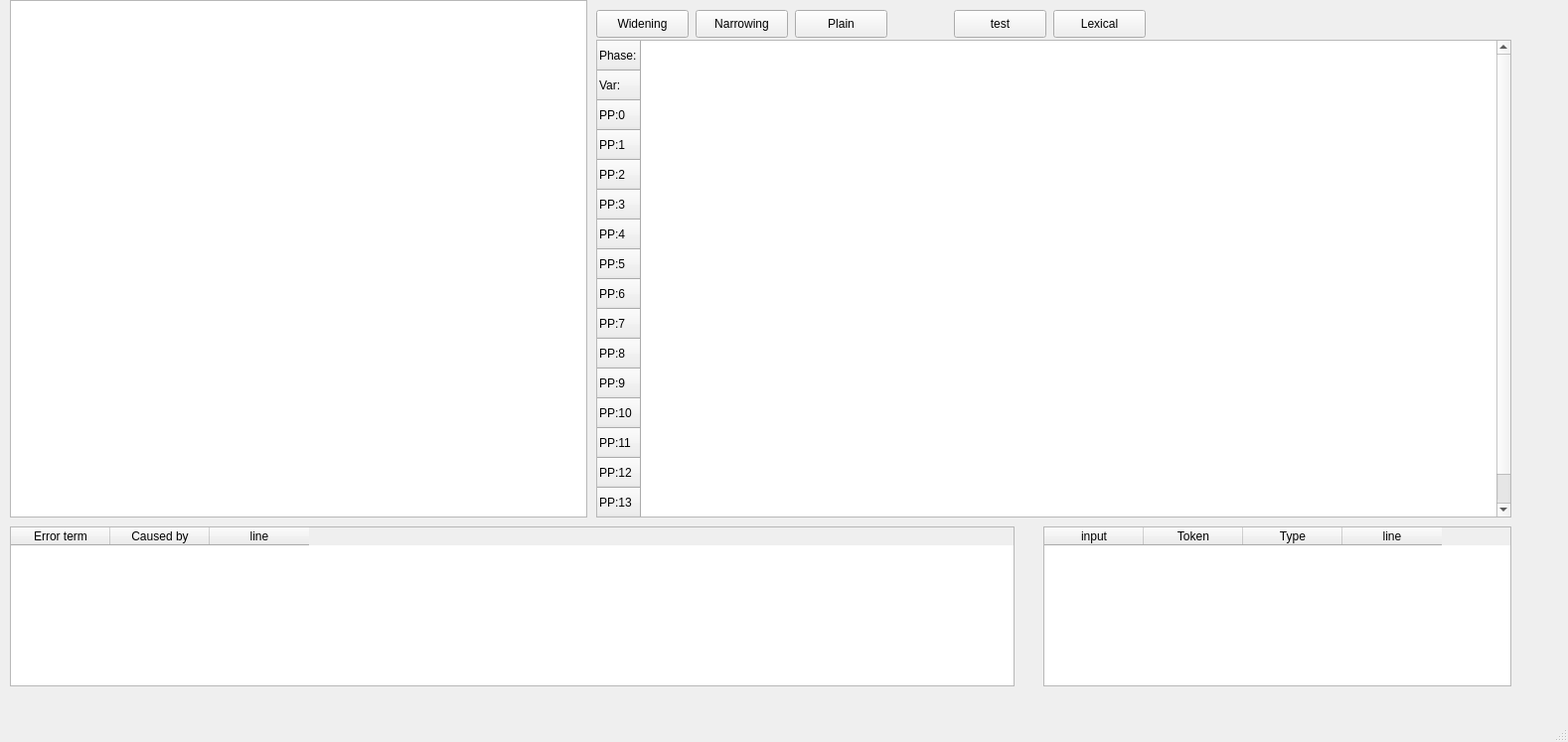
<?xml version="1.0" encoding="UTF-8"?>
<ui version="4.0">
 <class>MainWindow</class>
 <widget class="QMainWindow" name="MainWindow">
  <property name="geometry">
   <rect>
    <x>0</x>
    <y>0</y>
    <width>1578</width>
    <height>747</height>
   </rect>
  </property>
  <property name="windowTitle">
   <string>Interval Analyser</string>
  </property>
  <widget class="QWidget" name="centralwidget">
   <widget class="QTableWidget" name="tableWidget_old">
    <property name="geometry">
     <rect>
      <x>1050</x>
      <y>530</y>
      <width>471</width>
      <height>161</height>
     </rect>
    </property>
    <column>
     <property name="text">
      <string>input</string>
     </property>
    </column>
    <column>
     <property name="text">
      <string>Token</string>
     </property>
    </column>
    <column>
     <property name="text">
      <string>Type</string>
     </property>
    </column>
    <column>
     <property name="text">
      <string>line</string>
     </property>
    </column>
   </widget>
   <widget class="QTableWidget" name="tableWidget_error">
    <property name="geometry">
     <rect>
      <x>10</x>
      <y>530</y>
      <width>1011</width>
      <height>161</height>
     </rect>
    </property>
    <column>
     <property name="text">
      <string>Error term</string>
     </property>
    </column>
    <column>
     <property name="text">
      <string>Caused by</string>
     </property>
    </column>
    <column>
     <property name="text">
      <string>line</string>
     </property>
    </column>
   </widget>
   <widget class="QTextEdit" name="textEdit">
    <property name="geometry">
     <rect>
      <x>10</x>
      <y>0</y>
      <width>581</width>
      <height>521</height>
     </rect>
    </property>
   </widget>
   <widget class="QPushButton" name="pushButton">
    <property name="geometry">
     <rect>
      <x>600</x>
      <y>10</y>
      <width>93</width>
      <height>28</height>
     </rect>
    </property>
    <property name="text">
     <string>Widening</string>
    </property>
   </widget>
   <widget class="QTableWidget" name="tableWidget_interval">
    <property name="geometry">
     <rect>
      <x>600</x>
      <y>40</y>
      <width>921</width>
      <height>481</height>
     </rect>
    </property>
    <row>
     <property name="text">
      <string>Phase:</string>
     </property>
    </row>
    <row>
     <property name="text">
      <string>Var:</string>
     </property>
    </row>
    <row>
     <property name="text">
      <string>PP:0</string>
     </property>
    </row>
    <row>
     <property name="text">
      <string>PP:1</string>
     </property>
    </row>
    <row>
     <property name="text">
      <string>PP:2</string>
     </property>
    </row>
    <row>
     <property name="text">
      <string>PP:3</string>
     </property>
    </row>
    <row>
     <property name="text">
      <string>PP:4</string>
     </property>
    </row>
    <row>
     <property name="text">
      <string>PP:5</string>
     </property>
    </row>
    <row>
     <property name="text">
      <string>PP:6</string>
     </property>
    </row>
    <row>
     <property name="text">
      <string>PP:7</string>
     </property>
    </row>
    <row>
     <property name="text">
      <string>PP:8</string>
     </property>
    </row>
    <row>
     <property name="text">
      <string>PP:9</string>
     </property>
    </row>
    <row>
     <property name="text">
      <string>PP:10</string>
     </property>
    </row>
    <row>
     <property name="text">
      <string>PP:11</string>
     </property>
    </row>
    <row>
     <property name="text">
      <string>PP:12</string>
     </property>
    </row>
    <row>
     <property name="text">
      <string>PP:13</string>
     </property>
    </row>
   </widget>
   <widget class="QPushButton" name="pushButton_test">
    <property name="geometry">
     <rect>
      <x>960</x>
      <y>10</y>
      <width>93</width>
      <height>28</height>
     </rect>
    </property>
    <property name="text">
     <string>test</string>
    </property>
   </widget>
   <widget class="QPushButton" name="pushButton_lexical">
    <property name="geometry">
     <rect>
      <x>1060</x>
      <y>10</y>
      <width>93</width>
      <height>28</height>
     </rect>
    </property>
    <property name="text">
     <string>Lexical</string>
    </property>
   </widget>
   <widget class="QPushButton" name="pushButton_narrowing">
    <property name="geometry">
     <rect>
      <x>700</x>
      <y>10</y>
      <width>93</width>
      <height>28</height>
     </rect>
    </property>
    <property name="text">
     <string>Narrowing</string>
    </property>
   </widget>
   <widget class="QPushButton" name="pushButton_plain">
    <property name="geometry">
     <rect>
      <x>800</x>
      <y>10</y>
      <width>93</width>
      <height>28</height>
     </rect>
    </property>
    <property name="text">
     <string>Plain</string>
    </property>
   </widget>
   <zorder>pushButton_test</zorder>
   <zorder>tableWidget_old</zorder>
   <zorder>tableWidget_error</zorder>
   <zorder>textEdit</zorder>
   <zorder>pushButton</zorder>
   <zorder>tableWidget_interval</zorder>
   <zorder>pushButton_lexical</zorder>
   <zorder>pushButton_narrowing</zorder>
   <zorder>pushButton_plain</zorder>
  </widget>
  <widget class="QMenuBar" name="menubar">
   <property name="geometry">
    <rect>
     <x>0</x>
     <y>0</y>
     <width>1578</width>
     <height>26</height>
    </rect>
   </property>
  </widget>
  <widget class="QStatusBar" name="statusbar"/>
 </widget>
 <resources/>
 <connections/>
</ui>
